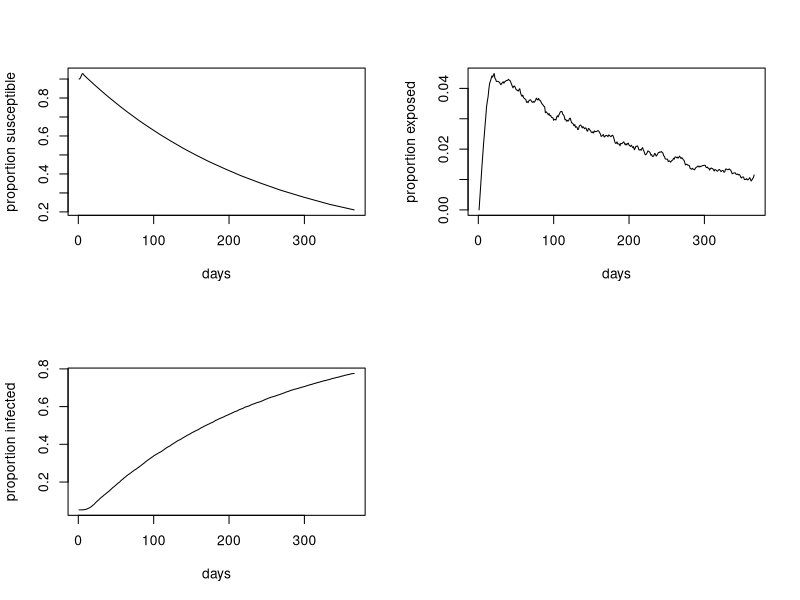

Reproduce this figure in R.
# Emerging Case: OutbreakR: an R library for epidemiological projections of wildlife and human diseases
# 
# Project
# Program Outbreak (www.vortex10.org/Outbreak.aspx) is an individual-based model software package (open access) that simulates disease dynamics
# using transitions among susceptible, exposed, infectious and recovered individuals. Outbreak provides several options for modes of transmission
# (random contact within populations, spatially based transmission, contact with environmental sources of disease) and provides options for
# management through vaccination or culling (written by Robert Lacy, JP Pollak, PS Miller, L Hungerford, and P Bright).
# 
# While Outbreak is ideal for modelling the dynamics of diseases in small populations, it could be limited for applications involving
# larger (>> 1000s) populations because of the detailed, individual-to-individual contacts invoked in the individual-based model
# at each transition interval. We therefore propose to write an R Package (cran.r-project.org) library that includes a large component
# of the main Outbreak methodology, but calculates disease-state transitions based on a weighted population of infected and susceptible
# individuals at each time step.
# 
# The main idea is to hybridise the individual- and population-based algorithms such that the disease dynamics of larger populations
# can be modelled. We propose to start with a detailed matrix of individuals in a population (rows), and their characteristics 
# (age, sex, condition, etc.) and initial disease state (pre-susceptible, susceptible, exposed, infected, recovered) at the beginning
# of the projection. For each interval, the disease state of each individual is assessed as the product of the probabilities of contact,
# transmission, etc., weighted by the number of individuals in the corresponding disease state (e.g., susceptibles can transition
# to ‘exposed’ as a product of the contact probability, the transmission probability, and the number of infected individuals in the entire population).
# 
# At the end of the desired number of disease-transition intervals (e.g., daily for 1 year), the frequency table of individuals
# in each disease category can then be parsed to other applications in R (e.g., matrix population models) or for external applications
# (e.g., RAMAS/Metapop). Over time, the addition of spatial elements, environmental correlates, and other complexities can be added 
# to the base functions in the library.
# 
# Meetings & Activities
# RCN Synthesis Meeting, White Oak Conservation, Yulee, Florida, USA (15-19 January 2018)
# 
# Participants: 
# Robert Lacy (Chicago Zoological Society); Phil Miller (Species Survival Commission: Species Planning Specialist Group); JP Pollak 
# (University of Cornell), Ana Davidson (Colorado State University); Nadia Ali (University of Chicago); Loren Cassin Sackett 
# (University of South Florida); Taylor Callicrate (Chicago Zoological Society; Species Conservation Toolkit Initiative)


#####################################################################################################
#####################################################################################################
# create dummy input matrix
pop.size <- 10000
age.classes <- c("juv","sub","adu")
age.prop <- c(0.50, 0.30, 0.20)

sex.classes <- c("F","M")
sex.ratio <- 0.50

disease.states <- c("P", "S", "E", "I",  "R")
init.dis.prop <- c(0.05, 0.9, 0.0, 0.05, 0.0)

# randomise initial individual characteristics
# disease state 
dis.state.dat <- as.data.frame(t(rmultinom(pop.size, size = 1, prob = init.dis.prop)))
dis.state.vec <- rep(0, pop.size)
for (i in 1:pop.size) {
  sub.dis <- which(dis.state.dat[i,] == 1)
  dis.state.vec[i] <- disease.states[sub.dis]
}

# age 
age.dat <- as.data.frame(t(rmultinom(pop.size, size = 1, prob = age.prop)))
age.vec <- rep(0, pop.size)
for (i in 1:pop.size) {
  sub.age <- which(age.dat[i,] == 1)
  age.vec[i] <- age.classes[sub.age]
}

# sex
sex.vec <- ifelse(rbinom(pop.size,1,sex.ratio) == 1, "F", "M")

# set up init data frame
ind.vec <- 1:pop.size
init.dat <- data.frame(ind.vec, sex.vec, age.vec, dis.state.vec)
colnames(init.dat) <- c("ind","sex","age","dis")

# disease parameters
encounter.rate <- 5 # individuals per day
prob.never.S <- 0.05 # probability pre-susceptible never becomes susceptible (permanent immunity)
min.tim.b.ind.S <- 1 # minimum time before an individual becomes susceptible
max.tim.b.ind.S <- 5 # maximum time before an individual becomes susceptible
contact.rate <- 0.1 # proportion of the population an exposed/infected individual encounters/day
daily.trans.pr <- 0.27 # daily transmission probability
out.dis.pr.trans <- 0.0027 # outside disease source probabilty of transmission
min.lat.inc.E <- 4 # minimum (days) incubation (latent) period of infection for exposed individuals
max.lat.inc.E <- 20 # maximum (days) incubation (latent) period of infection for exposed individuals
prop.I.remain <- 0.425 # proportion of infected individuals remaining so indefinitely
min.tim.rem.I <- 60 # minimum number of days an animal can remain infectious
max.tim.rem.I <- 17*365 # maximum number of days an animal can remain infectious
pr.R <- 0 # probability of recovery and subsequent resistance after the minimum time being infectious 
pr.ret.S <- 1 # probability of returning to the susceptible state 
pr.R.perm.imm <- 0 # proportion of recovered individuals acquiring permanent immunity
min.tim.res <- 0 # minimum number of days resistant
max.tim.res <- 0 # maximum number of days resistant


## transmission state projection matrix
days.proj <- 365 # number of days to project disease transition states into the future
proj.dat <- as.data.frame(matrix(0,nrow=pop.size,ncol=days.proj+1))
colnames(proj.dat)[1] <- "ST"
colnames(proj.dat)[2:(days.proj+1)] <- paste("D",seq(1:days.proj),sep="")
proj.dat[,1] <- init.dat$dis

# project
# susceptibles remaining so indefinitely
nP <- which(proj.dat$ST == "P")
lnP <- length(nP)
n.perm.P <- round(lnP*prob.never.S,0)
perm.P <- nP[sort(round(runif(n.perm.P, min=1, max=lnP),0))]
if(length(perm.P) > 0) {
  proj.dat[perm.P, (2:(days.proj+1))] <- rep("P",days.proj)}

# time P->S
nP2 <- which(proj.dat$ST == "P")
lnP2 <- length(nP2)
P.max.tim <- ifelse(max.tim.b.ind.S > days.proj, days.proj, max.tim.b.ind.S)
P.dur.tim <- round(runif(lnP2,min.tim.b.ind.S, P.max.tim),0)
P.dur.mat <- as.data.frame(matrix(0,nrow=lnP2,ncol=P.max.tim))
for (i in 1:lnP2) {
  P.dur.vec <- c(rep("P",(P.dur.tim[i]-1)), "S")
  if (length(P.dur.vec) == 0) {
    P.dur.vec <- "S"}
  P.dur.mat[i,1:(length(P.dur.vec))] <- P.dur.vec
}
proj.dat[nP2, (2:(P.max.tim+1))] <- P.dur.mat

# remaining I indefinitely
nI <- which(proj.dat$ST == "I")
lnI <- length(nI)
if (round(prop.I.remain*lnI, 0) > 0) {
  proj.dat[(sort(sample(nI,round(prop.I.remain*lnI, 0), replace=F))), (2:(days.proj+1))] <- rep("I",days.proj)
}

# S->E
nS <- which(proj.dat$ST == "S")
lnS <- length(nS)
nSexp <- round(round(lnI*contact.rate, 0) * lnS/pop.size, 0) # number of susceptibles exposed
nE.int <- round(nSexp * daily.trans.pr, 0) # new exposed from internal exposure
nE.ext <- round(lnS * out.dis.pr.trans, 0) # new exposed from outside source
nE.new <- nE.int + nE.ext # total number of new exposed
if (nE.new > 0) {
  E.new <- sort(sample(nS, nE.new, replace=F))
  proj.dat$D1[E.new] <- "E"} # newly exposed on DAY 1

E1.dur1 <- round(runif(nE.new, min.lat.inc.E, max.lat.inc.E), 0)
E1.dur <- ifelse(E1.dur1 > days.proj, days.proj, E1.dur1)
E1.dur.arr <- sapply(E1.dur, rep, x="E")
for (i in 1:nE.new) {
  E1.dur.arr[[i]][E1.dur[i]] <- "I"
  proj.dat[E.new[i], (3:(E1.dur[i]+2))] <- E1.dur.arr[[i]]
}

# assign remaining individuals on DAY1 as status on ST
D1.0 <- which(proj.dat$D1 == 0)
proj.dat[D1.0, 2] <- as.character(proj.dat[D1.0, 1])


## project through all days
for (d in 3:(dim(proj.dat)[2])) {

  nS <- which(proj.dat[,(d-1)] == "S" & proj.dat[,d] == 0)
  lnS <- length(nS)
  nSexp <- round(round(lnI*contact.rate, 0) * lnS/pop.size, 0) # number of susceptibles exposed
  nE.int <- round(nSexp * daily.trans.pr, 0) # new exposed from internal exposure
  nE.ext <- round(lnS * out.dis.pr.trans, 0) # new exposed from outside source
  nE.new <- nE.int + nE.ext # total number of new exposed
  if (nE.new > 0) {
    E.new <- sort(sample(nS, nE.new, replace=F))
    proj.dat[E.new, d] <- "E"} # newly exposed on DAY d
  
  if (nE.new > 0) {
    E1.dur1 <- round(runif(nE.new, min.lat.inc.E, max.lat.inc.E), 0)
    E1.dur <- ifelse(E1.dur1 > (days.proj+1-d), (days.proj+1-d), E1.dur1)
    for (i in 1:nE.new) {
      E1.dur.vec <- rep("E", E1.dur[i])
      E1.dur.vec[length(E1.dur.vec)] <- "I"
      if (length(E1.dur.vec) < (days.proj+1-d)) {
        proj.dat[E.new[i], ((d+1):(E1.dur[i]+d))] <- E1.dur.vec} # end if
      if (length(E1.dur.vec) == 0) {
        proj.dat[E.new[i], dim(proj.dat)[2]] <- "E"} # end if
    } # i loop
  }  # end if
  
  # assign remaining individuals on DAY d as status on d-1
  D.0 <- which(proj.dat[d] == 0)
  if (d <= dim(proj.dat)[2]) {
    proj.dat[D.0, d] <- as.character(proj.dat[D.0, (d-1)])} # end if
    
} # end d loop

par(mfrow=c(2,2))
# proportion susceptible
proj.tmp1 <- ifelse(proj.dat == "S", 1, 0)
TnS <- apply(proj.tmp1, 2, sum) / pop.size
plot(1:(days.proj+1), TnS, type="l", xlab="days", ylab="proportion susceptible")

# proportion susceptible
proj.tmp2 <- ifelse(proj.dat == "E", 1, 0)
TnE <- apply(proj.tmp2, 2, sum) / pop.size
plot(1:(days.proj+1), TnE, type="l", xlab="days", ylab="proportion exposed")

# proportion infected
proj.tmp3 <- ifelse(proj.dat == "I", 1, 0)
TnI <- apply(proj.tmp3, 2, sum) / pop.size
plot(1:(days.proj+1), TnI, type="l", xlab="days", ylab="proportion infected")
par(mfrow=c(1,1))

